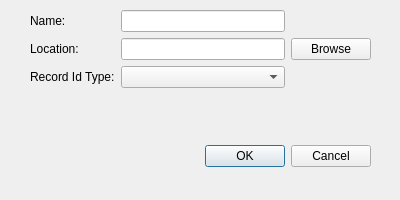
<?xml version="1.0" encoding="UTF-8"?>
<ui version="4.0">
 <class>NewProjectWindow</class>
 <widget class="QDialog" name="NewProjectWindow">
  <property name="geometry">
   <rect>
    <x>0</x>
    <y>0</y>
    <width>400</width>
    <height>200</height>
   </rect>
  </property>
  <property name="windowTitle">
   <string>New Tome Project</string>
  </property>
  <widget class="QDialogButtonBox" name="buttonBox">
   <property name="geometry">
    <rect>
     <x>30</x>
     <y>140</y>
     <width>341</width>
     <height>32</height>
    </rect>
   </property>
   <property name="orientation">
    <enum>Qt::Horizontal</enum>
   </property>
   <property name="standardButtons">
    <set>QDialogButtonBox::Cancel|QDialogButtonBox::Ok</set>
   </property>
  </widget>
  <widget class="QWidget" name="layoutWidget">
   <property name="geometry">
    <rect>
     <x>30</x>
     <y>10</y>
     <width>341</width>
     <height>131</height>
    </rect>
   </property>
   <layout class="QGridLayout" name="gridLayout">
    <item row="2" column="0">
     <widget class="QLabel" name="labelRecordIdType">
      <property name="text">
       <string>Record Id Type:</string>
      </property>
     </widget>
    </item>
    <item row="2" column="1">
     <widget class="QComboBox" name="comboBoxRecordIdType"/>
    </item>
    <item row="0" column="0">
     <widget class="QLabel" name="labelName">
      <property name="text">
       <string>Name:</string>
      </property>
     </widget>
    </item>
    <item row="1" column="0">
     <widget class="QLabel" name="labelLocation">
      <property name="text">
       <string>Location:</string>
      </property>
     </widget>
    </item>
    <item row="1" column="1">
     <widget class="QLineEdit" name="lineEditLocation"/>
    </item>
    <item row="0" column="1">
     <widget class="QLineEdit" name="lineEditName"/>
    </item>
    <item row="1" column="2">
     <widget class="QPushButton" name="pushButtonBrowse">
      <property name="text">
       <string>Browse</string>
      </property>
     </widget>
    </item>
    <item row="3" column="0" colspan="3">
     <widget class="QLabel" name="labelRecordIdTypeDescription">
      <property name="text">
       <string/>
      </property>
      <property name="wordWrap">
       <bool>true</bool>
      </property>
     </widget>
    </item>
   </layout>
  </widget>
 </widget>
 <resources/>
 <connections>
  <connection>
   <sender>buttonBox</sender>
   <signal>accepted()</signal>
   <receiver>NewProjectWindow</receiver>
   <slot>accept()</slot>
   <hints>
    <hint type="sourcelabel">
     <x>248</x>
     <y>254</y>
    </hint>
    <hint type="destinationlabel">
     <x>157</x>
     <y>274</y>
    </hint>
   </hints>
  </connection>
  <connection>
   <sender>buttonBox</sender>
   <signal>rejected()</signal>
   <receiver>NewProjectWindow</receiver>
   <slot>reject()</slot>
   <hints>
    <hint type="sourcelabel">
     <x>316</x>
     <y>260</y>
    </hint>
    <hint type="destinationlabel">
     <x>286</x>
     <y>274</y>
    </hint>
   </hints>
  </connection>
 </connections>
</ui>
